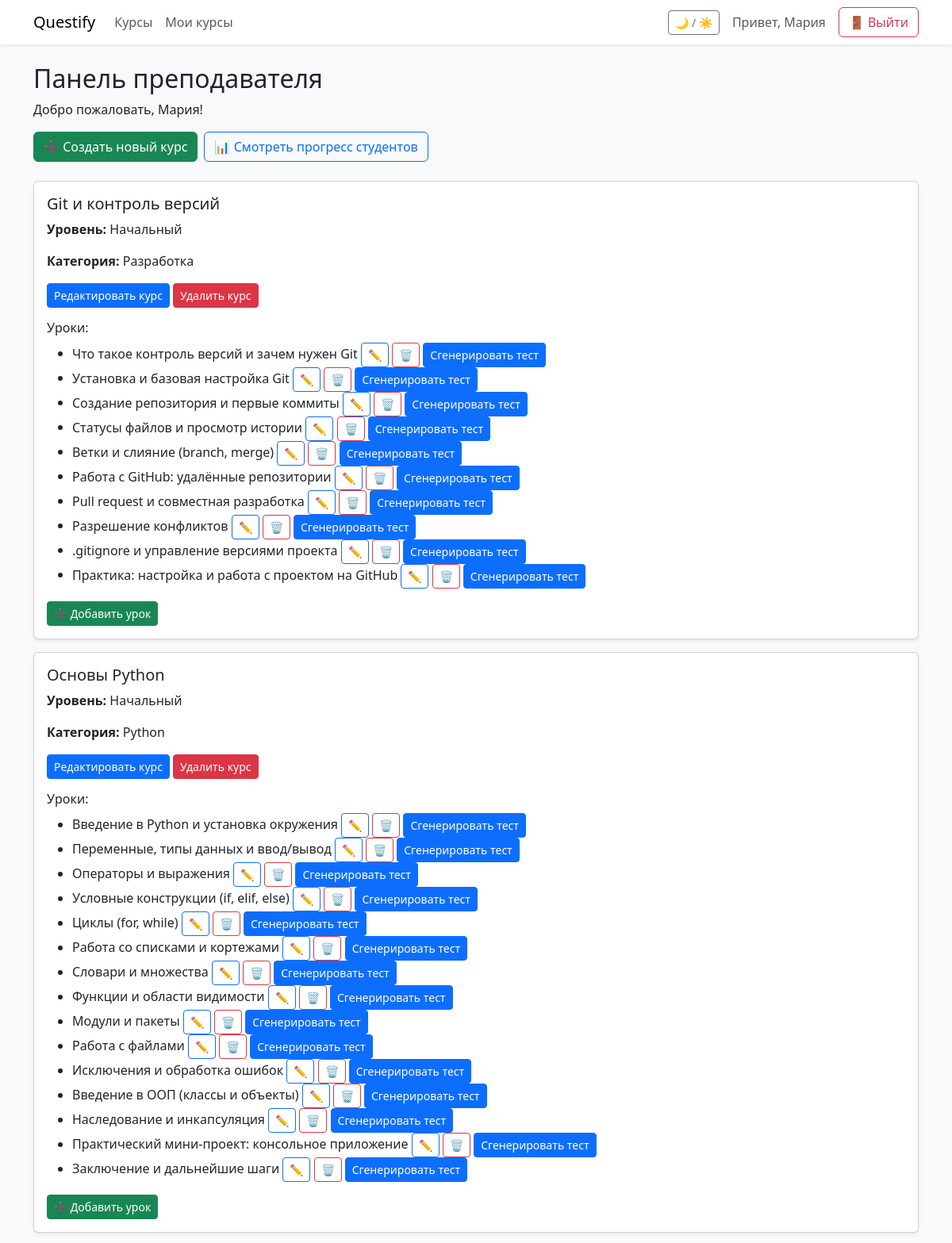
The page /users/dashboard/ (signed in, upper part) on the database its author committed.
### users/models.py (models this page shows, shortened)
class CustomUser(AbstractUser):
    ROLE_CHOICES = [
        ('admin', 'Админ'),
        ('teacher', 'Преподаватель'),
        ('student', 'Студент'),
    ]
    role = models.CharField(max_length=20, choices=ROLE_CHOICES, default='student')

### course/models/course.py (models this page shows, shortened)
class Course(models.Model):
    class LevelChoices(models.IntegerChoices):
        BEGINNER = 1, "Начальный"
        INTERMEDIATE = 2, "Средний"
        ADVANCED = 3, "Продвинутый"
    title = models.CharField(max_length=200, verbose_name="Название", help_text="Название курса")
    description = models.TextField(null=True, verbose_name="Описание", blank=True)
    price = models.FloatField(null=True, verbose_name="Цена", blank=True)
    published = models.DateTimeField(db_index=True, verbose_name="Опубликовано", default=timezone.now)
    level = models.SmallIntegerField("Уровень сложности", choices=LevelChoices.choices, default=LevelChoices.BEGINNER)
    outcome = models.TextField(blank=True, null=True, help_text="Что студент сможет после прохождения курса")
    image = models.ImageField(upload_to="course_images/", blank=True, null=True)
    teacher = models.ForeignKey(settings.AUTH_USER_MODEL, on_delete=models.CASCADE, limit_choices_to={'role': 'teacher'}, default=1)
    category = models.ManyToManyField(Category, verbose_name="Категория", blank=True)
    students = models.ManyToManyField(CustomUser, related_name="enrolled_courses", blank=True)
    class Meta:
        verbose_name_plural = "Курсы"
        verbose_name = "Курс"
        ordering = ['-published']
        unique_together = ["title", "teacher"]
        get_latest_by = "published"

class Category(models.Model):
    name = models.CharField("Название категории", max_length=30, unique=True)
    class Meta:
        verbose_name = "Категория"
        verbose_name_plural = "Категории"

### course/models/lesson.py (models this page shows, shortened)
class Lesson(models.Model):
    course = models.ForeignKey(Course, on_delete=models.CASCADE, related_name="lessons",verbose_name="Курс")
    title = models.CharField("Название урока", max_length=200)
    content = models.TextField("Содержание урока", blank=True, null=True)
    order = models.PositiveIntegerField("Порядковый номер урока", default=1)
    published = models.DateTimeField("Дата публикации", default=timezone.now)
    class Meta:
        verbose_name = "Урок"
        verbose_name_plural = "Уроки"
        ordering = ["order"]

### users/views.py (the view)
# urls.py: path('dashboard/', views.teacher_dashboard, name='user_dashboard'),
@login_required
def teacher_dashboard(request):
    courses = Course.objects.filter(teacher=request.user)
    context = {
        "courses": courses
    }
    return render(request, "teacher_dashboard.html", context)

### course/templates/teacher_dashboard.html (shortened to what this page needs)
{% extends "base.html" %}
{% block content %}
<h2>Панель преподавателя</h2>
<p>Добро пожаловать, {{ user.username }}!</p>
<div class="d-flex gap-2 mb-4">
  <a href="{% url 'course:course_add' %}" class="btn btn-success">➕ Создать новый курс</a>
  <button class="btn btn-outline-primary" data-bs-toggle="modal" data-bs-target="#progressModal">
    📊 Смотреть прогресс студентов
  </button>
</div>
{% for course in courses %}
<div class="card mb-3 shadow-sm">
  <div class="card-body">
    <h5>{{ course.title }}</h5>
    <p><strong>Уровень:</strong> {{ course.get_level_display }}</p>
    <p><strong>Категория:</strong>
      {% for cat in course.category.all %}
        {{ cat.name }}{% if not forloop.last %}, {% endif %}
      {% empty %}Нет{% endfor %}
    </p>
    <a href="{% url 'course:course_edit' course.pk %}" class="btn btn-sm btn-primary">Редактировать курс</a>
    <a href="{% url 'course:course_delete' course.pk %}" class="btn btn-sm btn-danger">Удалить курс</a>
    <h6 class="mt-3">Уроки:</h6>
    <ul>
      {% for lesson in course.lessons.all %}
        <li>
          {{ lesson.title }}
          <a href="{% url 'course:lesson_edit' lesson.pk %}" class="btn btn-sm btn-outline-primary">✏️</a>
          <a href="{% url 'course:lesson_delete' lesson.pk %}" class="btn btn-sm btn-outline-danger">🗑️</a>
          <a href="{% url 'course:generate_quiz' lesson.id %}" class="btn btn-sm btn-primary">Сгенерировать тест</a>
        </li>
      {% empty %}
        <li>Уроки пока не добавлены.</li>
      {% endfor %}
    </ul>
    <a href="{% url 'course:lesson_add' course.pk %}" class="btn btn-sm btn-success">➕ Добавить урок</a>
  </div>
</div>
{% empty %}
<p>У вас пока нет курсов.</p>
{% endfor %}
{% endblock %}

### templates/base.html (shortened to what this page needs)
<!DOCTYPE html>
<html lang="ru" class="">
<head>
    <link href="https://cdn.jsdelivr.net/npm/bootstrap@5.3.0/dist/css/bootstrap.min.css" rel="stylesheet">
</head>
<body>
<nav class="navbar navbar-expand-lg shadow-sm">
  <div class="container">
    <a class="navbar-brand" href="{% url 'home' %}">Questify</a>
    <div class="collapse navbar-collapse" id="navbarNav">
      <ul class="navbar-nav me-auto">
        <li class="nav-item">
          <a class="nav-link" href="{% url 'course:course_list' %}">Курсы</a>
        </li>
        {% if user.is_authenticated %}
            {% if user.role == 'teacher' %}
              <li class="nav-item">
                <a class="nav-link" href="{% url 'user_dashboard' %}">Мои курсы</a>
              </li>
            {% endif %}
        {% endif %}
      </ul>
      <ul class="navbar-nav ms-auto align-items-center">
        <li class="nav-item me-3">
            <button id="theme-toggle" class="btn btn-outline-secondary btn-sm">🌙 / ☀️</button>
        </li>
        {% if user.is_authenticated %}
          <li class="nav-item">
            <span class="navbar-text me-3">Привет, {{ user.username }}</span>
          </li>
          <li class="nav-item">
            <form method="post" action="{% url 'logout' %}" style="display:inline;">
             <button type="submit" class="btn btn-outline-danger">🚪 Выйти</button>
            </form>
          </li>
        {% endif %}
      </ul>
    </div>
  </div>
</nav>
<div class="container mt-4">
    {% block content %}{% endblock %}
</div>
</body>
</html>

### templates/base.html (style rules this page uses)
body.light { background-color: #f8f9fa; color: #212529; }
body.light .navbar { background-color: #ffffff !important; }
body.light .btn-primary { background-color: #0d6efd; border-color: #0d6efd; }

### rows shown on the page
CustomUser: username "Мария"
Course: title "Git и контроль версий", level "Начальный"
Category: name "Разработка"
Lesson: title "Что такое контроль версий и зачем нужен Git"
Lesson: title "Установка и базовая настройка Git"
Lesson: title "Создание репозитория и первые коммиты"
Lesson: title "Статусы файлов и просмотр истории"
Lesson: title "Ветки и слияние (branch, merge)"
Lesson: title "Работа с GitHub: удалённые репозитории"
Lesson: title "Pull request и совместная разработка"
Lesson: title "Разрешение конфликтов"
Lesson: title ".gitignore и управление версиями проекта"
Lesson: title "Практика: настройка и работа с проектом на GitHub"
Course: title "Основы Python", level "Начальный"
Category: name "Python"
Lesson: title "Введение в Python и установка окружения"
Lesson: title "Переменные, типы данных и ввод/вывод"
Lesson: title "Операторы и выражения"
Lesson: title "Условные конструкции (if, elif, else)"
Lesson: title "Циклы (for, while)"
Lesson: title "Работа со списками и кортежами"
Lesson: title "Словари и множества"
Lesson: title "Функции и области видимости"
Lesson: title "Модули и пакеты"
Lesson: title "Работа с файлами"
Lesson: title "Исключения и обработка ошибок"
Lesson: title "Введение в ООП (классы и объекты)"
Lesson: title "Наследование и инкапсуляция"
Lesson: title "Практический мини-проект: консольное приложение"
Lesson: title "Заключение и дальнейшие шаги"
